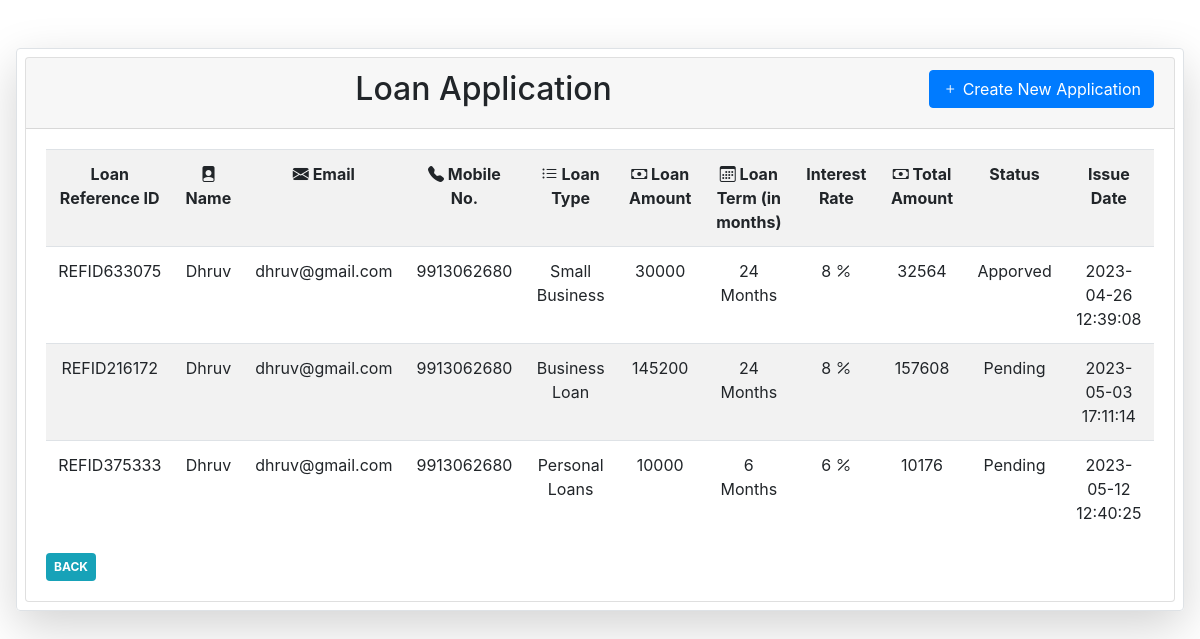
/Partials/_Loans.php (signed in), run on the app's committed database.
### tables this page shows
CREATE TABLE `loan_application` (
  `id` int(200) NOT NULL,
  `Loan_ID` varchar(50) NOT NULL,
  `U_Name` varchar(50) NOT NULL,
  `Email` varchar(50) NOT NULL,
  `Phone` varchar(15) NOT NULL,
  `Loan_type` varchar(50) NOT NULL,
  `Loan_amount` varchar(100) NOT NULL,
  `Loan_term` int(20) NOT NULL COMMENT 'Loan term in months',
  `Interest_Rate` int(50) NOT NULL,
  `Total_payable_Amount` varchar(50) NOT NULL,
  `Reason` varchar(2048) NOT NULL,
  `Status` varchar(50) NOT NULL,
  `timestamp` datetime NOT NULL
);

### Partials/_Loans.php (the view, shortened to what this page needs)
<?php
include '_dbconnect.php';
?>
<!DOCTYPE html>
<html>
<head>
    <link rel="stylesheet" href="https://cdn.jsdelivr.net/npm/bootstrap@4.5.3/dist/css/bootstrap.min.css"
>
    <link rel="stylesheet" href="https://cdn.jsdelivr.net/npm/bootstrap-icons@1.10.5/font/bootstrap-icons.css">
    <link rel="stylesheet" type="text/css" href="../assets/css/bootstrap-icons.css">
</head>
<body>
        <div class="row border rounded mx-3 mt-5 p-2 shadow-lg">
                <div class="card " style="width: 1500px;">
                    <div class="card-header text-center">
                        <h2>Loan Application
                                <a href="_LoanApplication.php"><button type="button" class="btn btn-primary float-right ml-2"><i class="bi bi-plus"></i> Create New Application</button></a>
                        </h2>
                    </div>
                    <div class="card-body">
                        <table class="table table-striped text-center">
                            <tr>
                                <th>Loan Reference ID</th>
                                <th><i class="bi bi-file-person-fill"></i> Name</th>
                                <th><i class="bi bi-envelope-fill"></i> Email</th>
                                <th><i class="bi bi-telephone-fill"></i> Mobile No.</th>
                                <th><i class="bi bi-list-ul"></i> Loan Type</th>
                                <th><i class="bi bi-cash"></i> Loan Amount</th>
                                <th><i class="bi bi-calendar3"></i> Loan Term (in months)</th>
                                <th> Interest Rate</th>
                                <th><i class="bi bi-cash"></i> Total Amount</th>
                                <th>Status</th>
                                <th>Issue Date</th>
                            </tr>
                            <tr>
                            <?php
                                if (isset($_SESSION['loggedin']) && $_SESSION['loggedin'] == true) {
                                    $user_email = $_SESSION['useremail'];
                                    $sql = "SELECT * FROM `user_list` WHERE user_email = '$user_email'";
                                    $query = mysqli_query($conn, $sql);
                                    $result = mysqli_fetch_assoc($query);
                                    $u_email = $result['user_email'];
                                    $ql1 = "SELECT * FROM `loan_application` WHERE Email = '$u_email'";
                                    $que1 = mysqli_query($conn, $ql1);
                                    $res = mysqli_num_rows($que1);
                                   for($i=1; $i<=$res;$i++){
                                    $row=mysqli_fetch_array($que1);
                                        ?>
                                    <td>
                                        <?php echo $row['Loan_ID'] ?>
                                    </td>
                                    <td>
                                        <?php echo $row['U_Name'] ?>
                                    </td>
                                    <td>
                                        <?php echo $row['Email'] ?>
                                    </td>
                                    <td>
                                        <?php echo $row['Phone'] ?>
                                    </td>
                                    <td>
                                        <?php echo $row['Loan_type'] ?>
                                    </td>
                                    <td>
                                        <?php echo $row['Loan_amount'] ?>
                                    </td>
                                    <td>
                                        <?php echo $row['Loan_term'] ?> Months
                                    </td>
                                    <td>
                                        <?php echo $row['Interest_Rate'] ?> <i class="bi bi-percent"></i>
                                    </td>
                                    <td>
                                        <?php echo $row['Total_payable_Amount'] ?>
                                    </td>
                                    <td>
                                        <?php echo $row['Status'] ?>
                                    </td>
                                    <td>
                                        <?php echo $row['timestamp'] ?>
                                    </td>
                            </tr>
                            <?php } } ?>
                        </table>
                        <a href="../Index.php" class="badge badge-info p-2">BACK</a>
                    </div>
                </div>
        </div>
</body>
</html>

### data on the page
loan_application: Loan_ID "REFID633075", U_Name "Dhruv", Email "dhruv@gmail.com", Phone "9913062680", Loan_type "Small Business", Loan_amount "30000", Loan_term "24", Interest_Rate "8", Total_payable_Amount "32564", Status "Apporved", timestamp "2023-04-26 12:39:08"
loan_application: Loan_ID "REFID216172", U_Name "Dhruv", Email "dhruv@gmail.com", Phone "9913062680", Loan_type "Business Loan", Loan_amount "145200", Loan_term "24", Interest_Rate "8", Total_payable_Amount "157608", Status "Pending", timestamp "2023-05-03 17:11:14"
loan_application: Loan_ID "REFID375333", U_Name "Dhruv", Email "dhruv@gmail.com", Phone "9913062680", Loan_type "Personal Loans", Loan_amount "10000", Loan_term "6", Interest_Rate "6", Total_payable_Amount "10176", Status "Pending", timestamp "2023-05-12 12:40:25"
